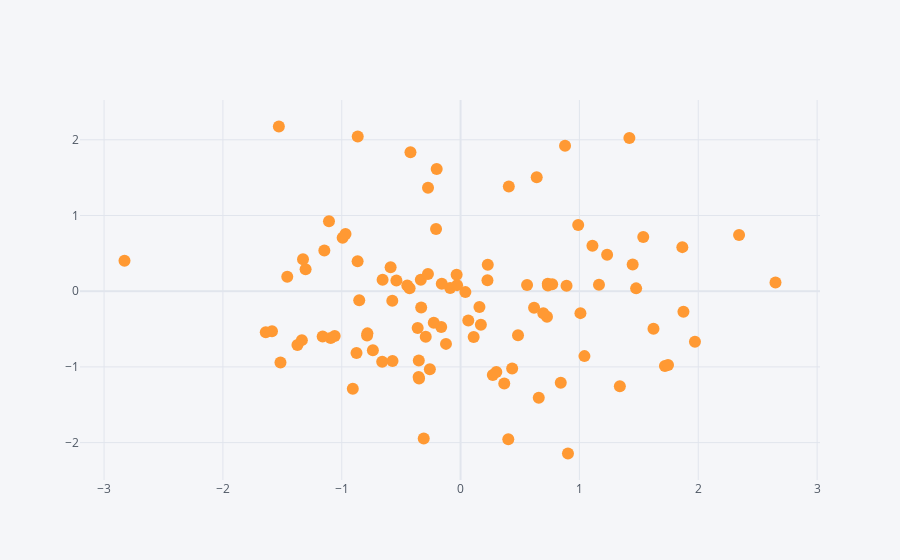

Here is the notebook cell this chart was saved with:
### Code cell
df.iplot(x='A',y='B',mode='markers')
